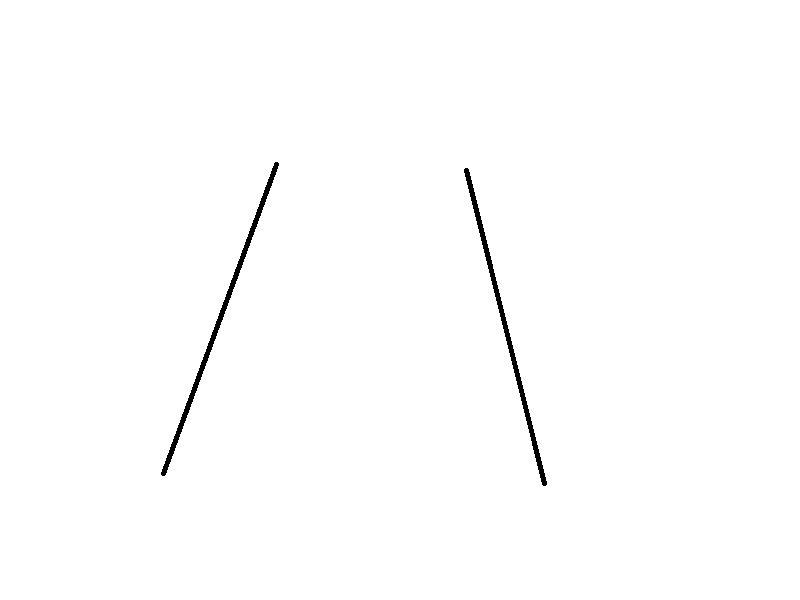
#> input picture 2b_lines.jpg, 800 x 600 px
$ python -i GTA5_04_region_of_interest.py   (imports and definitions only)
#> lines starting #> are read from the running program, lines starting #| are printed output that depends on the picture; after the words box and inside, x2 and y2 are one past the last pixel; in counts of white or black regions, pixels touching at a corner belong together
#> further down, picture is the input picture: shape (600, 800, 3); min 0, max 255, mean 253.3
#!/usr/bin/env python
# -*- coding: utf-8 -*-
import numpy as np
from PIL import ImageGrab
import cv2
import time
import functools
# import pyautogui


def timeit(func):
    @functools.wraps(func)
    def wrapper(*args, **kwargs):
        start_time = time.time()
        func(*args, **kwargs)
        elapsed_time = time.time() - start_time
        print('function [{}] finished in {} ms'.format(
            func.__name__, int(elapsed_time * 1000)))
    return wrapper


def process_img(image):
    # convert to gray
    processed_img = cv2.cvtColor(image, cv2.COLOR_BGR2GRAY)
    # edge detection
    processed_img = cv2.Canny(processed_img, threshold1=200, threshold2=300)
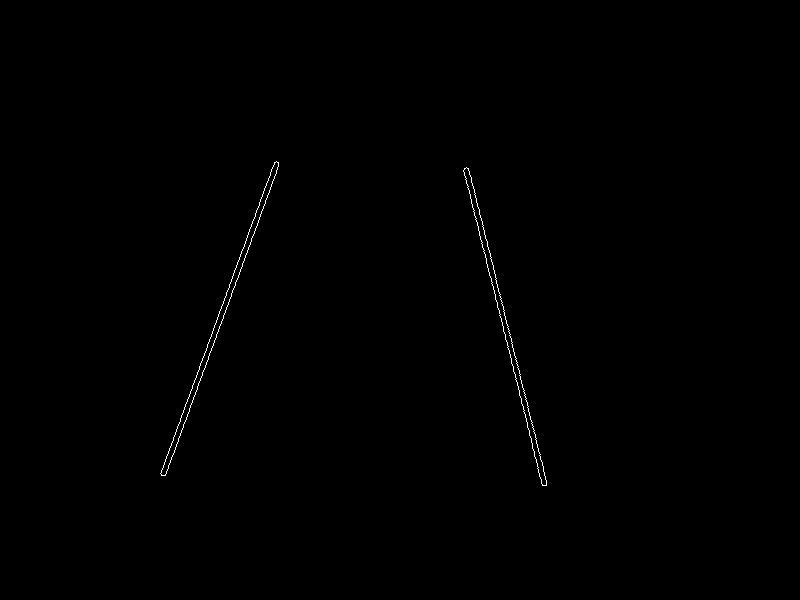
#> processed_img: shape (600, 800); 0.27% white in thin lines or dots, all inside (x1, y1, x2, y2) = (160, 161, 547, 486)
    vertices = np.array([[[10, 500], [10, 300], [300, 200], [500, 200], [800, 300], [800, 500]], ], np.int32)
    processed_img = roi(processed_img, vertices=vertices)
    return processed_img


def roi(img, vertices):
    mask = np.zeros_like(img)
    cv2.fillPoly(mask, vertices, 255)
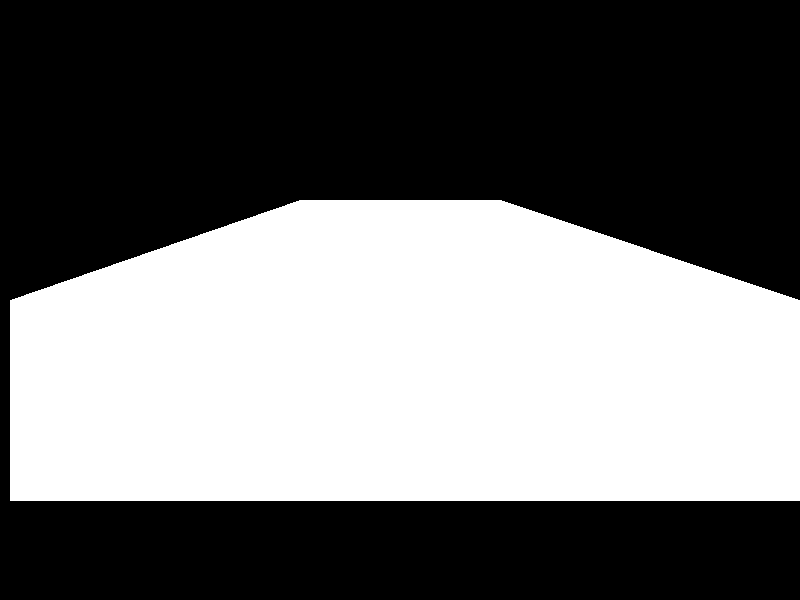
#> mask: shape (600, 800); 43.4% white; 1 white region, box (x1, y1, x2, y2) and area: (10, 200, 800, 501) 208240
    masked = cv2.bitwise_and(img, mask)
#> masked: shape (600, 800); 0.23% white in thin lines or dots, all inside (x1, y1, x2, y2) = (160, 200, 547, 486)
    return masked


def screen_record():
    while True:
        last_time = time.time()
        print_screen = np.array(ImageGrab.grab(bbox=(0, 40, 800, 640)))
        new_screen = process_img(print_screen)
        print('Loop takes {} s'.format('%.4f' % (time.time() - last_time)))

        cv2.imshow('window', new_screen)
        if cv2.waitKey(25) & 0xFF == ord('q'):
            cv2.destroyAllWindows()
            break


@timeit
def screen_record_test():
    print_screen = np.array(ImageGrab.grab(bbox=(0, 40, 800, 640)))
    # [4 lines of commented-out code are left out]
    cv2.imshow('window', print_screen)


# [3 lines not run here, left out]

>>> import cv2
>>> picture = cv2.imread('2b_lines.jpg')
>>> result = process_img(picture)
